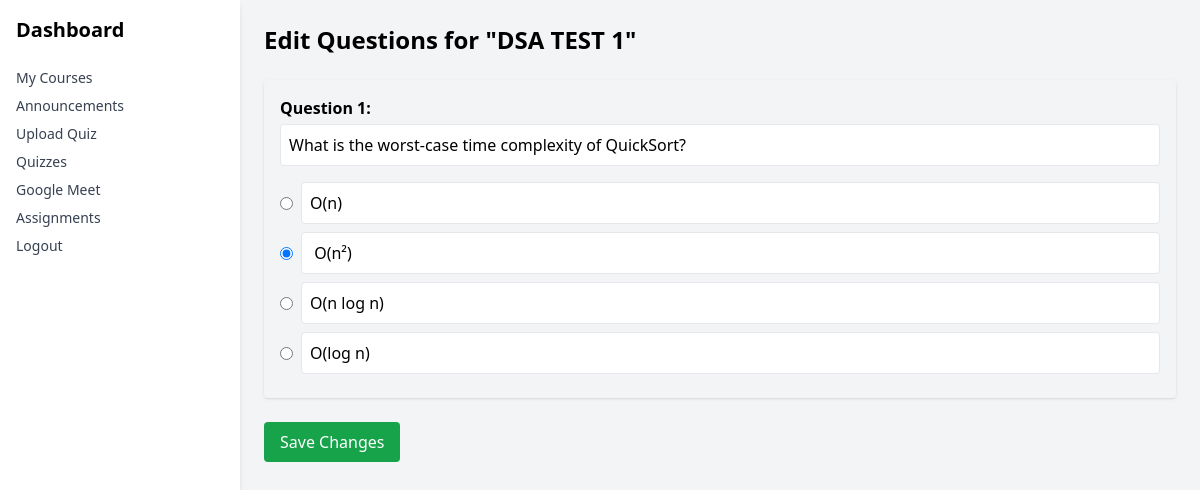
Before: /quiz/1/edit-questions/ (signed in) with the older database file.
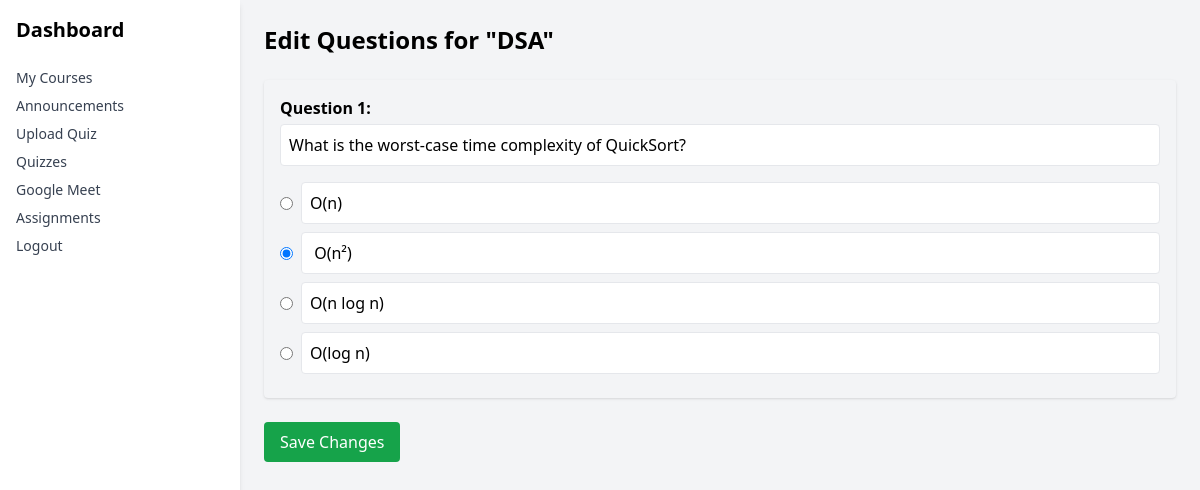
After: the same page with the newer database file.
### lms/models.py (models this page shows, shortened)
class Quiz(models.Model):
    course = models.ForeignKey(Course, on_delete=models.CASCADE)
    title = models.CharField(max_length=200)
    created_at = models.DateTimeField(auto_now_add=True)

### lms/views.py (the view, shortened to what this page needs)
# urls.py: path('quiz/<int:quiz_id>/edit-questions/', EditQuizQuestionsView.as_view(), name='edit_quiz_questions'),
class EditQuizQuestionsView(LoginRequiredMixin, View):
    def get(self, request, quiz_id):
        quiz = get_object_or_404(Quiz, id=quiz_id)
        questions = quiz.question_set.all()
        return render(request, 'lms/quiz_question_edit.html', {'quiz': quiz, 'questions': questions})

### lms/templates/lms/quiz_question_edit.html (shortened to what this page needs)
{% extends 'lms/base.html' %}
{% block content %}
<h2 class="text-2xl font-bold mb-6">Edit Questions for "{{ quiz.title }}"</h2>
<form method="post">
    {% for question in questions %}
        <div class="bg-gray-100 p-4 rounded shadow mb-6">
            <label class="block font-semibold">Question {{ forloop.counter }}:</label>
            <input type="text" name="question_{{ question.id }}" value="{{ question.question_text }}" class="w-full p-2 mt-1 mb-4 border rounded">
            {% for option in question.option_set.all %}
                <div class="flex items-center mb-2">
                    <input type="radio" name="correct_{{ question.id }}" value="{{ option.id }}" {% if option.is_correct %}checked{% endif %} class="mr-2">
                    <input type="text" name="option_{{ option.id }}" value="{{ option.option_text }}" class="flex-1 p-2 border rounded">
                </div>
            {% endfor %}
        </div>
    {% endfor %}
    <button type="submit" class="bg-green-600 text-white px-4 py-2 rounded">Save Changes</button>
</form>
{% endblock %}

Changed rows visible on the page:
changed Quiz: title "DSA TEST 1" → "DSA"
